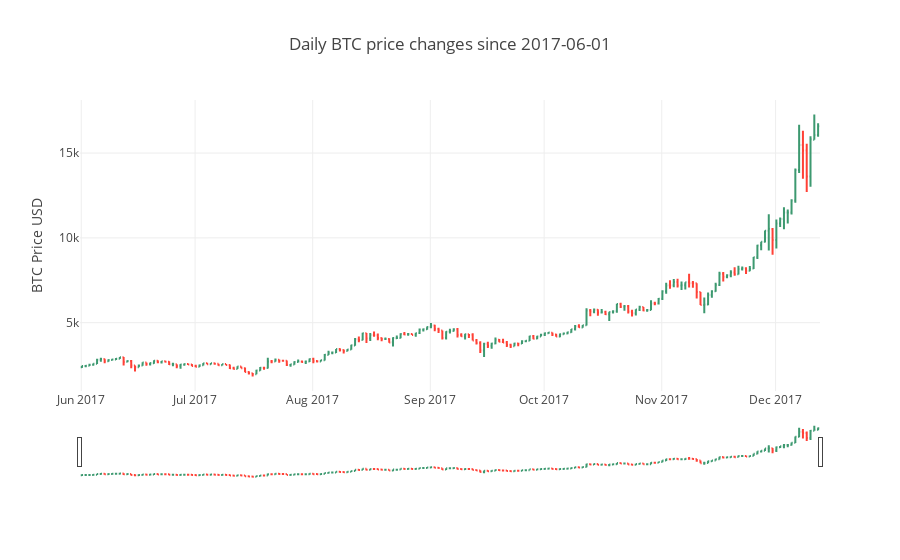

Write notebook code for a chart like this one.
### Code cell
start_date = "2017-06-01"
df = btc_ohlc_24h[pd.to_datetime(start_date).date():]

trace = go.Ohlc(x=df.index,
                open=df.open,
                high=df.high,
                low=df.low,
                close=df.close,
               name = "BTC price")
data = [trace]
layout = dict(title = "Daily BTC price changes since "+start_date,
              yaxis = {'title': 'BTC Price USD'},legend=dict(orientation="h"))
fig = dict(data=data, layout=layout)
iplot(fig, filename='simple_ohlc')

### Figure 1 — Plotly figure (JSON) as saved in the notebook; plotly's stock layout.template omitted (floating-point values rounded to 4 significant figures; data arrays with more than 128 entries replaced by an {"elided": "..."} marker saying what was removed)
{"data": [{"close": {"elided": "195 float values"}, "high": {"elided": "195 float values"}, "low": {"elided": "195 float values"}, "name": "BTC price", "open": {"elided": "195 float values"}, "type": "ohlc", "x": {"elided": "195 str values"}}], "layout": {"legend": {"orientation": "h"}, "title": "Daily BTC price changes since 2017-06-01", "yaxis": {"title": "BTC Price USD"}}}
